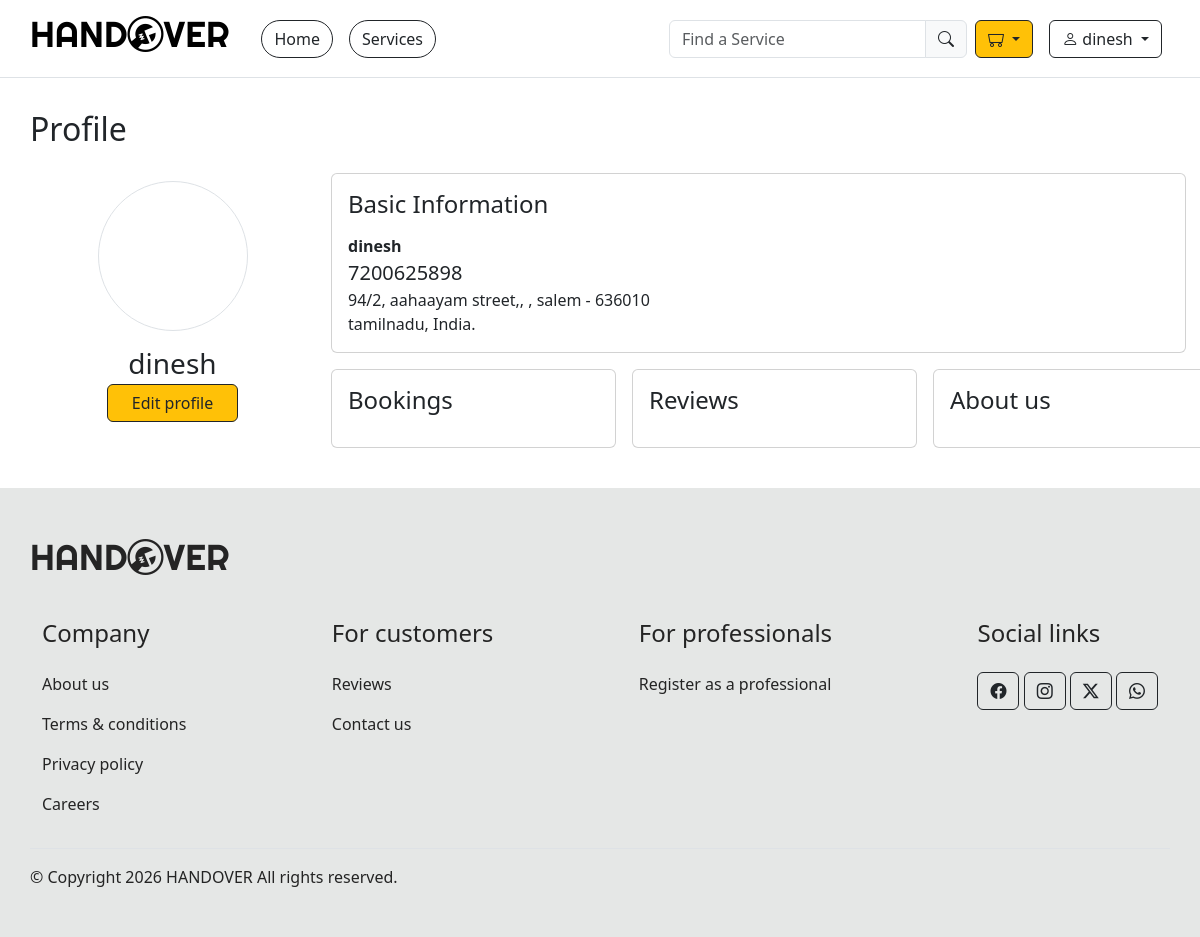
Page /user-board/ (signed in) on the committed database.
### HANDOVER/models.py (models this page shows, shortened)
class UserProfile(models.Model):
    user = models.OneToOneField(
        User,
        on_delete=models.CASCADE
    )
    fullname = models.CharField(max_length = 150)
    profile_pic = models.URLField(null=True, blank=True)
    phone = models.CharField(max_length=10)
    street1 = models.CharField(max_length=150)
    street2 = models.CharField(max_length=150, blank=True)
    city = models.CharField(max_length=150)
    state = models.CharField(max_length=150)
    zipcode = models.CharField(max_length=10)
    country = models.CharField(max_length=150, default='India')

### HANDOVER/views.py (the view)
# urls.py: path('user-board/', views.user_board, name='user_board'),
def user_board(request):
    if not request.user.is_authenticated:
            return redirect('home')
    profile, created = UserProfile.objects.get_or_create(
            user=request.user
        )
    return render(request, 'user-board.html', {'profile': profile, 'created':created})

### HANDOVER/context_processors.py (called while the page is built)
def cart_data(request):
    if request.user.is_authenticated:
        cart_items = Cart.objects.filter(user=request.user)
    else:
        cart_items = Cart.objects.none()
    return {
        "cart_count": cart_items.count(),
        "mini_cart": cart_items,
    }

### template/user-board.html (shortened to what this page needs)
{% extends 'base/base.html' %}
{% load static %}
{% block main %}
<h2 class="my-3">Profile</h2>
<div class="d-flex flex-column flex-lg-row gap-3 my-4">
    <div class="col col-lg-3 py-2 border-lg-end  d-flex flex-column align-items-center">
        <div class="mx-auto mb-3 rounded border overflow-hidden rounded-circle d-flex justify-content-center align-items-center" style="height: 150px; width: 150px;">
        </div>
        <h3 class="text-center mb-1">{{request.user.username}}</h3>
        <a href="{% url 'user_details' %}" class="btn btn-warning btn-outline-dark mx-auto px-4">Edit profile</a>
    </div>
    <div class="col col-lg-9">
        <div class="d-flex flex-column justify-content-center gap-3">
            <div class="card">
                <div class="card-body">
                    <div class="card-title mb-3"><h4>Basic Information</h4></div>
                    {% if created %}
                    <div class="card-text py-5 d-flex justify-content-center align-items-center">
                        <a href="{% url 'user_details' %}" class="btn btn-warning btn-outline-dark mx-auto px-4">Edit profile</a>
                    </div>
                    {% else %}
                    <div class="card-text d-flex flex-column">
                        <span class="fw-bolder">{{profile.fullname}}</span>
                        <span class="fs-5">{{profile.phone}}</span>
                        <span>{{profile.street1}}, {{profile.street2}}, {{profile.city}} - {{profile.zipcode}}</span>
                        <span>{{profile.state}}, {{profile.country}}.</span>
                    </div>
                    {% endif %}
                </div>
            </div>
            <div class="d-flex flex-column flex-lg-row gap-3">
                <div class="col col-lg-4">
                    <div class="card">
                        <div class="card-body">
                            <div class="card-title mb-3">
                                <h4>Bookings</h4>
                            </div>
                        </div>
                    </div>
                </div>
                <div class="col col-lg-4">
                    <div class="card">
                        <div class="card-body">
                            <div class="card-title mb-3">
                                <h4>Reviews</h4>
                            </div>
                        </div>
                    </div>
                </div>
                <div class="col col-lg-4">
                    <div class="card">
                        <div class="card-body">
                            <div class="card-title mb-3">
                                <h4>About us</h4>
                            </div>
                        </div>
                    </div>
                </div>
            </div>
        </div>
    </div>
</div>
{% endblock %}

### template/base/base.html (shortened to what this page needs)
{% load static %}
<!DOCTYPE html>
<html lang="en">
<head>
    <link rel="stylesheet" href="{% static 'css/style.css' %}">
    <link rel="stylesheet" href="https://cdn.jsdelivr.net/npm/bootstrap-icons@1.13.1/font/bootstrap-icons.min.css">
    <link href="https://cdn.jsdelivr.net/npm/bootstrap@5.3.8/dist/css/bootstrap.min.css" rel="stylesheet">
    <link rel="stylesheet" href="//cdn.jsdelivr.net/npm/alertifyjs@1.14.0/build/css/alertify.min.css"/>
    <link rel="stylesheet" href="//cdn.jsdelivr.net/npm/alertifyjs@1.14.0/build/css/themes/default.min.css"/>
</head>
<body>
    <header class="border-bottom">
        <nav class="navbar navbar-expand gap-2 container align-items-center justify-content-between">
            <h1><a href="{% url 'home' %}" class="navbar-brand d-none d-md-block">HAND<i class="bi bi-wrench-adjustable-circle"></i>VER</a></h1>
            <ul class="navbar-nav ">
                <li class="nav-item"><a href="{% url 'home' %}" class="nav-link"><button class="btn rounded-pill btn-outline-dark">Home</button></a></li>
                <li class="nav-item"><a href="{% url 'services' %}" class="nav-link"><button class="btn rounded-pill btn-outline-dark">Services</button></a></li>
            </ul>
            <ul class="navbar-nav ms-auto align-items-center">
                <div class="input-group">
                    <input type="text" name="search" id="search" class="form-control " placeholder="Find a Service">
                    <span class="input-group-text"><i class="bi bi-search"></i></span>
                </div>
                <li class="nav-item dropdown text-nowrap justify-content-center">
                    <a href="#" class="nav-link " data-bs-toggle="dropdown">
                        <button class="btn rounded btn-warning btn-outline-dark dropdown-toggle position-relative " >
                            <i class="bi bi-minecart"></i>
                        </button>
                    </a>
                </li>
                <li class="nav-item dropdown text-nowrap justify-content-center">
                    <a href="#" class="nav-link " data-bs-toggle="dropdown">
                        <button class="btn rounded btn-outline-dark dropdown-toggle " >
                            {% if request.user.is_authenticated %}
                            <i class="bi bi-person"></i>
                            <span>{{request.user}}</span>
                            {% else %}
                            <i class="bi bi-person"></i>
                            {% endif %}
                        </button>
                    </a>
                </li>
            </ul>
        </nav>
    </header>
    <main class="container p-0 py-3">
        {% block main %}
        {% endblock %}
    </main>
    <footer class="footer pt-5 py-3">
        <div class="container p-0 ">
            <p class="h1 navbar-brand pb-3">HAND<i class="bi bi-wrench-adjustable-circle"></i>VER</p>
            <div class="d-flex flex-column flex-lg-row justify-content-between border-bottom py-3 container">
                <div>
                    <h4 class="pb-3">Company</h4>
                    <p><a href="#" class="nav-link">About us</a></p>
                    <p><a href="#" class="nav-link">Terms & conditions</a></p>
                    <p><a href="#" class="nav-link">Privacy policy</a></p>
                    <p><a href="#" class="nav-link">Careers</a></p>
                </div>
                <div>
                    <h4 class="pb-3">For customers</h4>
                    <p><a href="#" class="nav-link">Reviews</a></p>
                    <p><a href="#" class="nav-link">Contact us</a></p>
                </div>
                <div>
                    <h4 class="pb-3">For professionals</h4>
                    <p><a href="#" class="nav-link">Register as a professional</a></p>
                </div>
                <div>
                    <h4 class="pb-3">Social links</h4>
                    <button class="btn btn-outline-dark rounded"><i class="bi bi-facebook"></i></button>
                    <button class="btn btn-outline-dark rounded"><i class="bi bi-instagram"></i></button>
                    <button class="btn btn-outline-dark rounded"><i class="bi bi-twitter-x"></i></button>
                    <button class="btn btn-outline-dark rounded"><i class="bi bi-whatsapp"></i></button>
                </div>
            </div>
            <p class="py-3">
                &copy; Copyright 2026 HANDOVER All rights reserved.
            </p>
        </div>
    </footer>
</body>
</html>

### static/css/style.css (style rules this page uses)
.navbar-brand { font-family: Righteous !important; font-size: 36px !important; }
.footer { background-color: #e5e7e6; color: #242424; }

### rows in the picture
UserProfile: fullname "dinesh", phone "7200625898", street1 "94/2, aahaayam street,", city "salem", zipcode "636010", state "tamilnadu", country "India"

### other values in the picture
{{ request.user }} "dinesh"
{{ request.user.username }} "dinesh"
